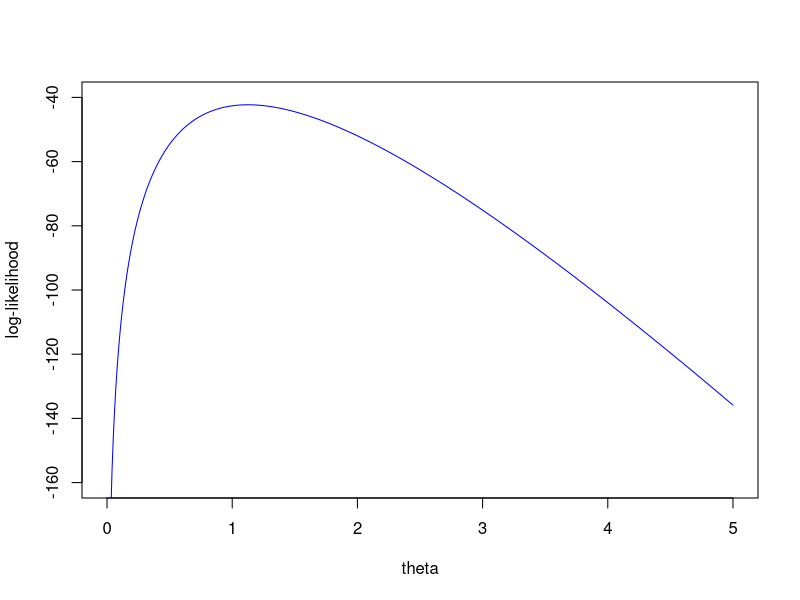
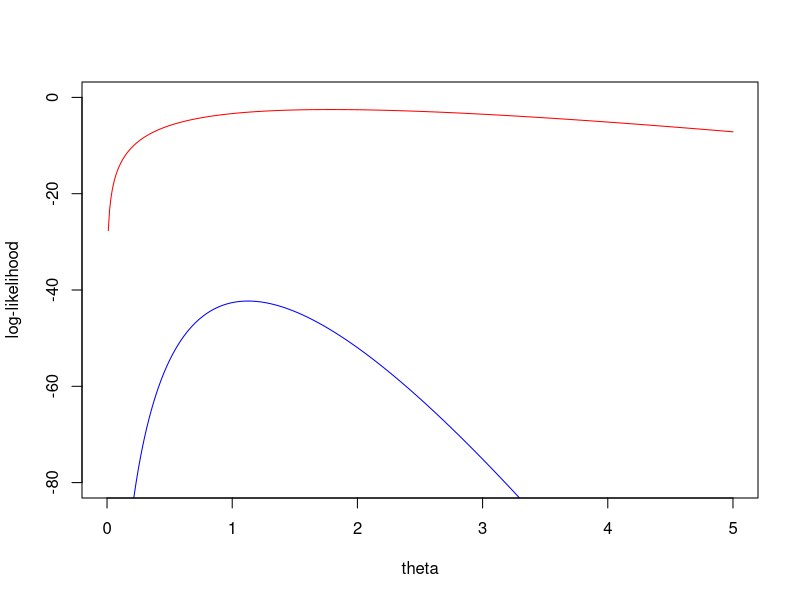
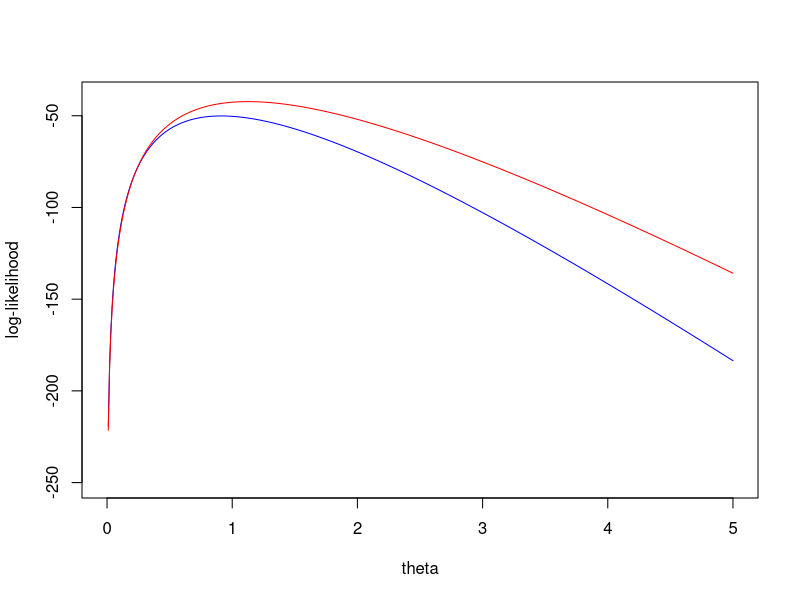
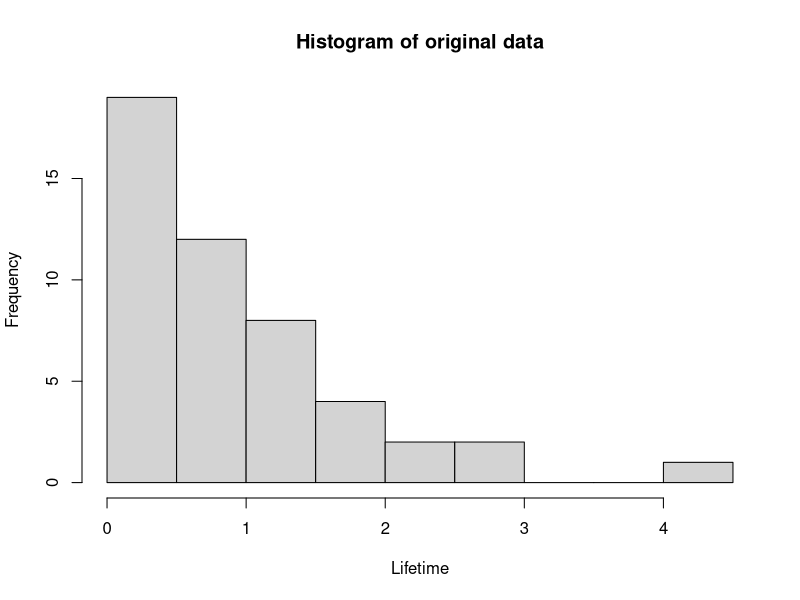
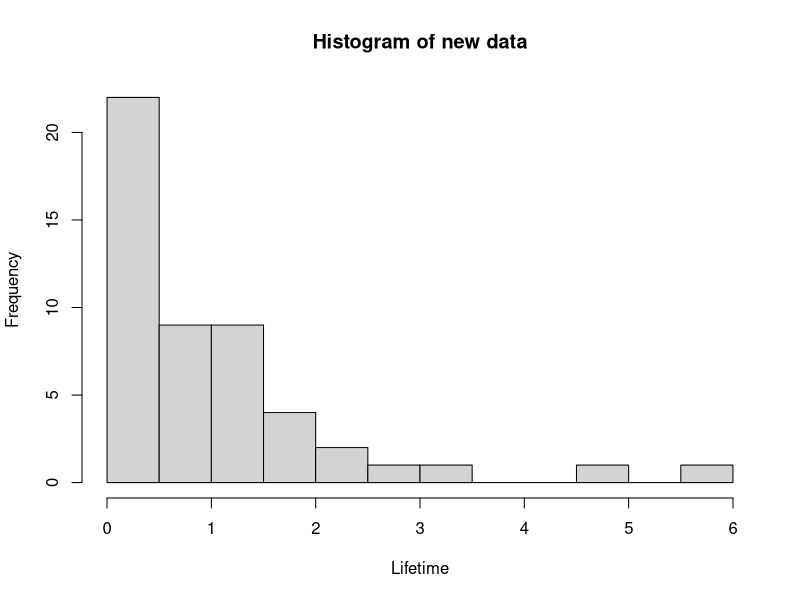

The R source for these figures, in order:
#2.1
setwd("C:/Users/Christoffer Eduards/OneDrive/R/Lab1/Assignment2")
lifetimes=read.csv2("machines.csv")
thetas <- seq(0.0, 5.0, 0.01)
set.seed(12345)
#2.2
#The loglikelihood function which is used in the assignment
loglikelihood <- function(x, theta) {
  p = log(theta*exp(-theta*x))
  return(sum(p))
}

#Predict values with the loglikelihood function, and inputs lifetimes and thetas 
predsLog = sapply(thetas, loglikelihood, x=lifetimes)


#Plots the log-likelihood function on theta
plot(thetas, predsLog, xlab="theta",
     ylab = "log-likelihood",
     xlim=c(0,5), ylim=c(-160,-40), col="blue", type="l")

#Finds the maximum theta
max_predsLog = thetas[which(predsLog==max(predsLog))]
print(max_predsLog)

#2.3
#Chose only the first six values in the dataset then do the same as in 2.2
lifetimes_first_six = lifetimes[1:6,]
predsLog_firstSix = sapply(thetas, loglikelihood, x=lifetimes_first_six)
plot(thetas, predsLog, xlab="theta",
     ylab = "log-likelihood",
     xlim=c(0,5), ylim=c(-80,0), col="blue", type="l")
points(thetas, predsLog_firstSix, col="red", type="l")
max_predsLog_firstSix = thetas[which(predsLog_firstSix==max(predsLog_firstSix))]
print(max_predsLog_firstSix)

#2.4
#The bayeshian model used in the assignment
bayesian_model = function(x, theta){
  p = prod(theta*exp(-theta*x))
  prior = 10*exp(-10*theta)
  l = log(p*prior)
  return(l)
}

predsBay = sapply(thetas, bayesian_model, x=lifetimes)
#Plots the predictions from 2.4 and 2.2
plot(thetas, predsBay, xlab="theta",
     ylab = "log-likelihood",
     xlim=c(0,5), ylim=c(-250,-40), col="blue", type="l")
points(thetas, predsLog, col="red", type="l")
#Theta that maximises the function
max_predsBay = thetas[which(predsBay==max(predsBay))]
print(max_predsBay)

#2.5
#Theta from 2.2
theta = max_predsLog
#Creates a histogram of the original data
hist(as.matrix(lifetimes),15, main= "Histogram of original data", xlab="Lifetime")
#Creates a histogram of the new random generated data
hist(rexp(50,theta),15, main= "Histogram of new data", xlab="Lifetime")